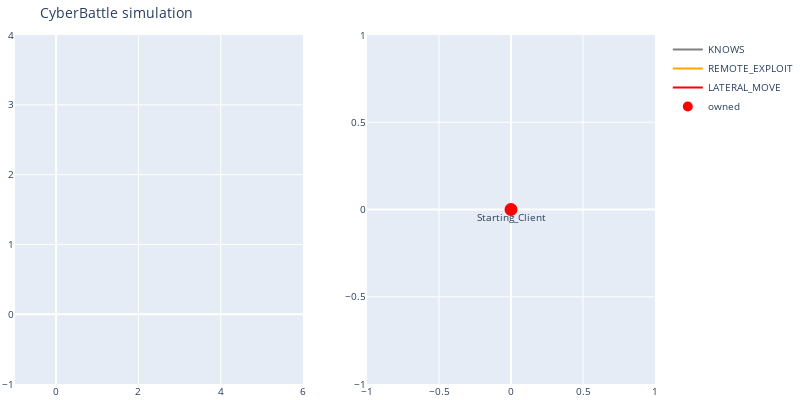

The notebook cell this image was saved under:
### Code cell
env.render()

### Figure 1 — Plotly figure (JSON) as saved in the notebook; plotly's stock layout.template omitted (floating-point values rounded to 4 significant figures)
{"data": [{"name": "cumulative reward", "type": "scatter", "xaxis": "x", "y": [], "yaxis": "y"}, {"line": {"color": "gray"}, "mode": "lines", "name": "KNOWS", "type": "scatter", "x": [0], "xaxis": "x2", "y": [0], "yaxis": "y2"}, {"line": {"color": "orange"}, "mode": "lines", "name": "REMOTE_EXPLOIT", "type": "scatter", "x": [0], "xaxis": "x2", "y": [0], "yaxis": "y2"}, {"line": {"color": "red"}, "mode": "lines", "name": "LATERAL_MOVE", "type": "scatter", "x": [0], "xaxis": "x2", "y": [0], "yaxis": "y2"}, {"hoverinfo": "text", "marker": {"color": "#D32F2E", "line": {"color": "rgb(255,0,0)", "width": 8}, "size": 5, "symbol": "circle-dot"}, "mode": "markers+text", "name": "owned", "text": ["Starting_Client"], "textposition": "bottom center", "type": "scatter", "x": [0], "xaxis": "x2", "y": [0], "yaxis": "y2"}, {"hoverinfo": "text", "marker": {"color": "#0e9d00", "line": {"color": "rgb(0,255,0)", "width": 8}, "size": 5, "symbol": "circle-dot"}, "mode": "markers+text", "name": "discovered", "text": [], "textposition": "bottom center", "type": "scatter", "x": [], "xaxis": "x2", "y": [], "yaxis": "y2"}], "layout": {"autosize": false, "font": {"size": 10}, "height": 400, "hovermode": "closest", "margin": {"b": 15, "l": 2, "r": 2, "t": 35}, "showlegend": true, "title": {"text": "CyberBattle simulation"}, "width": 800, "xaxis": {"anchor": "y", "domain": [0, 0.45]}, "xaxis2": {"anchor": "y2", "domain": [0.55, 1]}, "yaxis": {"anchor": "x", "domain": [0, 1]}, "yaxis2": {"anchor": "x2", "domain": [0, 1]}}}
